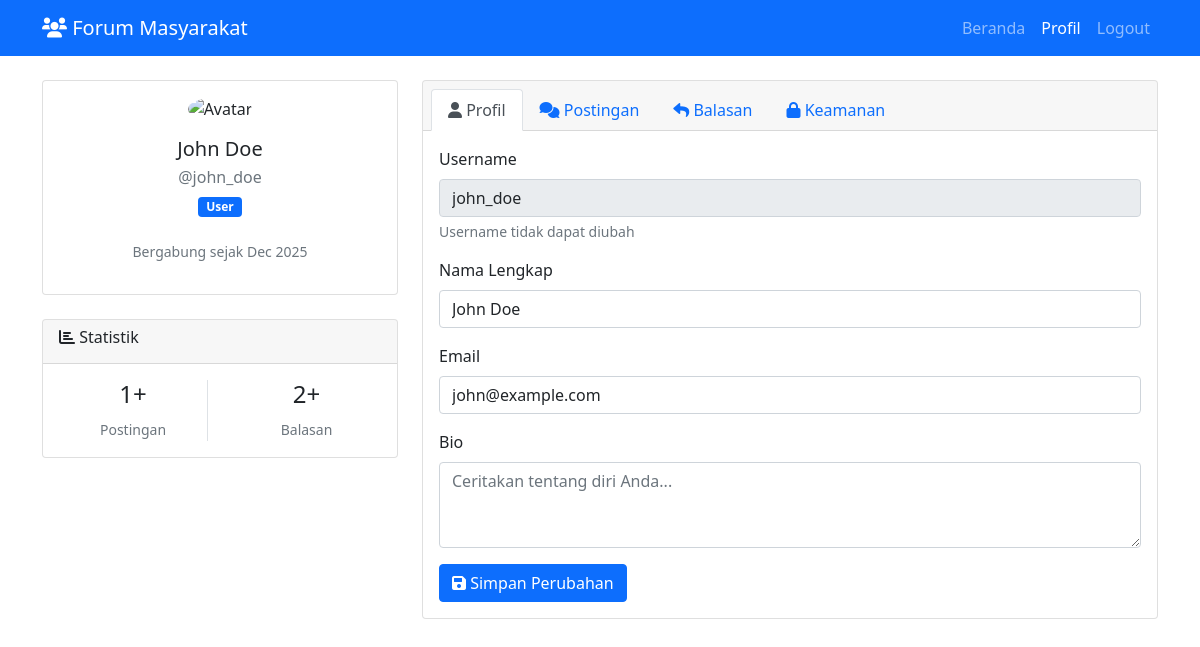
Screenshot of /profile.php (signed in) with the database file from the repository.
### tables this page shows
CREATE TABLE users (
    id INT AUTO_INCREMENT PRIMARY KEY,
    username VARCHAR(50) UNIQUE NOT NULL,
    email VARCHAR(100) UNIQUE NOT NULL,
    password VARCHAR(255) NOT NULL,
    full_name VARCHAR(100) NOT NULL,
    role ENUM('user', 'moderator', 'admin') DEFAULT 'user',
    status ENUM(
        'active',
        'inactive',
        'banned'
    ) DEFAULT 'active',
    avatar VARCHAR(255) DEFAULT NULL,
    bio TEXT DEFAULT NULL,
    created_at TIMESTAMP DEFAULT CURRENT_TIMESTAMP,
    last_activity TIMESTAMP DEFAULT CURRENT_TIMESTAMP ON UPDATE CURRENT_TIMESTAMP,
    login_attempts INT DEFAULT 0,
    reset_token VARCHAR(255) DEFAULT NULL,
    reset_expires DATETIME DEFAULT NULL
);

### includes/functions.php (called while the page is built, shortened)
<?php
require_once ROOT_PATH . '/config/database.php';
function getUserById($id)
{
    global $pdo;
    $query = "SELECT * FROM users WHERE id = $id";
    $stmt = $pdo->query($query);
    return $stmt->fetch();
}

### profile.php (the view, shortened to what this page needs)
<?php
require_once 'config/database.php';
require_once 'includes/functions.php';
$user = getUserById($_SESSION['user_id']);
$userPostsSql = "SELECT p.*, c.name as category_name,
                 (SELECT COUNT(*) FROM replies r WHERE r.post_id = p.id) as reply_count
                 FROM posts p
                 JOIN categories c ON p.category_id = c.id
                 WHERE p.user_id = {$_SESSION['user_id']}
                 ORDER BY p.created_at DESC
                 LIMIT 10";
$userPostsStmt = $pdo->query($userPostsSql);
$userPosts = $userPostsStmt->fetchAll();
$userRepliesSql = "SELECT r.*, p.title as post_title, p.id as post_id
                   FROM replies r
                   JOIN posts p ON r.post_id = p.id
                   WHERE r.user_id = {$_SESSION['user_id']}
                   ORDER BY r.created_at DESC
                   LIMIT 10";
$userRepliesStmt = $pdo->query($userRepliesSql);
$userReplies = $userRepliesStmt->fetchAll();
?>
<!DOCTYPE html>
<html lang="id">
<head>
    <link href="https://cdn.jsdelivr.net/npm/bootstrap@5.1.3/dist/css/bootstrap.min.css" rel="stylesheet">
    <link href="https://cdnjs.cloudflare.com/ajax/libs/font-awesome/6.0.0/css/all.min.css" rel="stylesheet">
</head>
<body>
    <nav class="navbar navbar-expand-lg navbar-dark bg-primary">
        <div class="container">
            <a class="navbar-brand" href="index.php">
                <i class="fas fa-users"></i> Forum Masyarakat
            </a>
            <div class="navbar-nav ms-auto">
                <a class="nav-link" href="index.php">Beranda</a>
                <a class="nav-link active" href="profile.php">Profil</a>
                <a class="nav-link" href="logout.php">Logout</a>
            </div>
        </div>
    </nav>
    <div class="container mt-4">
        <div class="row">
            <div class="col-lg-4">
                <div class="card mb-4">
                    <div class="card-body text-center">
                        <img src="assets/img/avatar-default.png" alt="Avatar" class="rounded-circle mb-3" width="100" height="100">
                        <h5 class="mb-1"><?php echo $user['full_name']; ?></h5>
                        <p class="text-muted mb-1">@<?php echo $user['username']; ?></p>
                        <p class="text-muted mb-4">
                            <span class="badge bg-<?php echo $user['role'] === 'admin' ? 'danger' : ($user['role'] === 'moderator' ? 'warning' : 'primary'); ?>">
                                <?php echo ucfirst($user['role']); ?>
                            </span>
                        </p>
                        <p class="text-muted small">
                            Bergabung sejak <?php echo date('M Y', strtotime($user['created_at'])); ?>
                        </p>
                    </div>
                </div>
                <div class="card">
                    <div class="card-header">
                        <h6><i class="fas fa-chart-bar"></i> Statistik</h6>
                    </div>
                    <div class="card-body">
                        <div class="row text-center">
                            <div class="col-6">
                                <div class="border-end">
                                    <h4><?php echo count($userPosts); ?>+</h4>
                                    <small class="text-muted">Postingan</small>
                                </div>
                            </div>
                            <div class="col-6">
                                <h4><?php echo count($userReplies); ?>+</h4>
                                <small class="text-muted">Balasan</small>
                            </div>
                        </div>
                    </div>
                </div>
            </div>
            <div class="col-lg-8">
                <div class="card">
                    <div class="card-header">
                        <ul class="nav nav-tabs card-header-tabs" role="tablist">
                            <li class="nav-item">
                                <button class="nav-link active" data-bs-toggle="tab" data-bs-target="#profile-tab">
                                    <i class="fas fa-user"></i> Profil
                                </button>
                            </li>
                            <li class="nav-item">
                                <button class="nav-link" data-bs-toggle="tab" data-bs-target="#posts-tab">
                                    <i class="fas fa-comments"></i> Postingan
                                </button>
                            </li>
                            <li class="nav-item">
                                <button class="nav-link" data-bs-toggle="tab" data-bs-target="#replies-tab">
                                    <i class="fas fa-reply"></i> Balasan
                                </button>
                            </li>
                            <li class="nav-item">
                                <button class="nav-link" data-bs-toggle="tab" data-bs-target="#security-tab">
                                    <i class="fas fa-lock"></i> Keamanan
                                </button>
                            </li>
                        </ul>
                    </div>
                    <div class="card-body">
                        <div class="tab-content">
                            <div class="tab-pane fade show active" id="profile-tab">
                                <form method="POST">
                                    <div class="mb-3">
                                        <label for="username" class="form-label">Username</label>
                                        <input type="text" class="form-control" id="username"
                                            value="<?php echo htmlspecialchars($user['username']); ?>" readonly>
                                        <div class="form-text">Username tidak dapat diubah</div>
                                    </div>
                                    <div class="mb-3">
                                        <label for="full_name" class="form-label">Nama Lengkap</label>
                                        <input type="text" class="form-control" id="full_name" name="full_name"
                                            value="<?php echo htmlspecialchars($user['full_name']); ?>" required>
                                    </div>
                                    <div class="mb-3">
                                        <label for="email" class="form-label">Email</label>
                                        <input type="email" class="form-control" id="email" name="email"
                                            value="<?php echo htmlspecialchars($user['email']); ?>" required>
                                    </div>
                                    <div class="mb-3">
                                        <label for="bio" class="form-label">Bio</label>
                                        <textarea class="form-control" id="bio" name="bio" rows="3"
                                            placeholder="Ceritakan tentang diri Anda..."><?php echo htmlspecialchars($user['bio'] ?? ''); ?></textarea>
                                    </div>
                                    <button type="submit" class="btn btn-primary">
                                        <i class="fas fa-save"></i> Simpan Perubahan
                                    </button>
                                </form>
                            </div>
                        </div>
                    </div>
                </div>
            </div>
        </div>
    </div>
</body>
</html>

### rows the page displays
users: full_name "John Doe", username "john_doe", role "User", created_at "Dec 2025", email "john@example.com"

### other values shown
count($userPosts) "1"
count($userReplies) "2"
